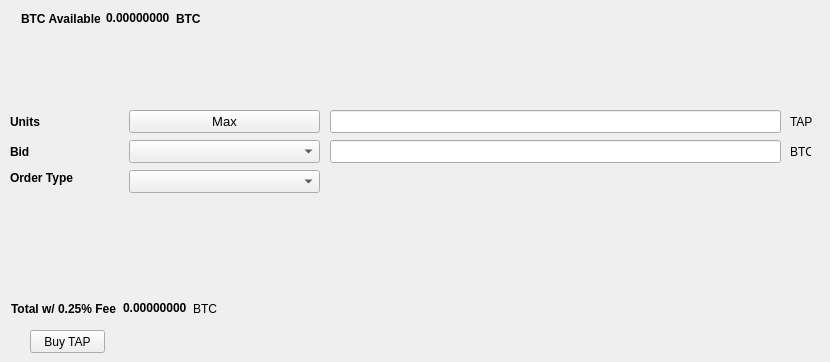
   <widget class="QWidget" name="BuyTab">
    <attribute name="title">
     <string>Buy</string>
    </attribute>
    <widget class="QPushButton" name="BuyTAP">
     <property name="geometry">
      <rect>
       <x>30</x>
       <y>330</y>
       <width>75</width>
       <height>23</height>
      </rect>
     </property>
     <property name="text">
      <string>Buy TAP</string>
     </property>
    </widget>
    <widget class="QLabel" name="label_3">
     <property name="geometry">
      <rect>
       <x>10</x>
       <y>110</y>
       <width>46</width>
       <height>23</height>
      </rect>
     </property>
     <property name="font">
      <font>
       <weight>75</weight>
       <bold>true</bold>
      </font>
     </property>
     <property name="text">
      <string>Units</string>
     </property>
    </widget>
    <widget class="QLineEdit" name="UnitsInput">
     <property name="geometry">
      <rect>
       <x>330</x>
       <y>110</y>
       <width>451</width>
       <height>23</height>
      </rect>
     </property>
     <property name="font">
      <font>
       <pointsize>9</pointsize>
       <weight>75</weight>
       <bold>true</bold>
      </font>
     </property>
    </widget>
    <widget class="QLineEdit" name="BuyBidPriceEdit">
     <property name="geometry">
      <rect>
       <x>330</x>
       <y>140</y>
       <width>451</width>
       <height>23</height>
      </rect>
     </property>
     <property name="font">
      <font>
       <pointsize>9</pointsize>
       <weight>75</weight>
       <bold>true</bold>
      </font>
     </property>
    </widget>
    <widget class="QLabel" name="label_4">
     <property name="geometry">
      <rect>
       <x>790</x>
       <y>110</y>
       <width>31</width>
       <height>23</height>
      </rect>
     </property>
     <property name="text">
      <string>TAP</string>
     </property>
    </widget>
    <widget class="QLabel" name="label_5">
     <property name="geometry">
      <rect>
       <x>790</x>
       <y>140</y>
       <width>21</width>
       <height>23</height>
      </rect>
     </property>
     <property name="text">
      <string>BTC</string>
     </property>
    </widget>
    <widget class="QLabel" name="label_6">
     <property name="geometry">
      <rect>
       <x>10</x>
       <y>140</y>
       <width>46</width>
       <height>23</height>
      </rect>
     </property>
     <property name="font">
      <font>
       <weight>75</weight>
       <bold>true</bold>
      </font>
     </property>
     <property name="text">
      <string>Bid</string>
     </property>
    </widget>
    <widget class="QLabel" name="label_7">
     <property name="geometry">
      <rect>
       <x>10</x>
       <y>170</y>
       <width>71</width>
       <height>16</height>
      </rect>
     </property>
     <property name="font">
      <font>
       <weight>75</weight>
       <bold>true</bold>
      </font>
     </property>
     <property name="text">
      <string>Order Type</string>
     </property>
    </widget>
    <widget class="QPushButton" name="Buy_Max_Amount">
     <property name="geometry">
      <rect>
       <x>129</x>
       <y>110</y>
       <width>191</width>
       <height>23</height>
      </rect>
     </property>
     <property name="font">
      <font>
       <pointsize>10</pointsize>
      </font>
     </property>
     <property name="text">
      <string>Max</string>
     </property>
    </widget>
    <widget class="QComboBox" name="BuyBidcomboBox">
     <property name="geometry">
      <rect>
       <x>129</x>
       <y>140</y>
       <width>191</width>
       <height>23</height>
      </rect>
     </property>
     <property name="font">
      <font>
       <pointsize>10</pointsize>
      </font>
     </property>
    </widget>
    <widget class="QComboBox" name="buyOrdertypeCombo">
     <property name="geometry">
      <rect>
       <x>129</x>
       <y>170</y>
       <width>191</width>
       <height>23</height>
      </rect>
     </property>
     <property name="font">
      <font>
       <pointsize>10</pointsize>
      </font>
     </property>
    </widget>
    <widget class="QWidget" name="layoutWidget">
     <property name="geometry">
      <rect>
       <x>21</x>
       <y>11</y>
       <width>180</width>
       <height>15</height>
      </rect>
     </property>
     <layout class="QHBoxLayout" name="horizontalLayout_3">
      <item>
       <widget class="QLabel" name="label232">
        <property name="font">
         <font>
          <weight>75</weight>
          <bold>true</bold>
         </font>
        </property>
        <property name="text">
         <string>BTC Available:</string>
        </property>
       </widget>
      </item>
      <item>
       <widget class="QLabel" name="BtcAvailableLbl">
        <property name="palette">
         <palette>
          <active>
           <colorrole role="WindowText">
            <brush brushstyle="SolidPattern">
             <color alpha="255">
              <red>0</red>
              <green>0</green>
              <blue>0</blue>
             </color>
            </brush>
           </colorrole>
           <colorrole role="Button">
            <brush brushstyle="SolidPattern">
             <color alpha="255">
              <red>0</red>
              <green>170</green>
              <blue>0</blue>
             </color>
            </brush>
           </colorrole>
           <colorrole role="Light">
            <brush brushstyle="SolidPattern">
             <color alpha="255">
              <red>0</red>
              <green>255</green>
              <blue>0</blue>
             </color>
            </brush>
           </colorrole>
           <colorrole role="Midlight">
            <brush brushstyle="SolidPattern">
             <color alpha="255">
              <red>0</red>
              <green>212</green>
              <blue>0</blue>
             </color>
            </brush>
           </colorrole>
           <colorrole role="Dark">
            <brush brushstyle="SolidPattern">
             <color alpha="255">
              <red>0</red>
              <green>85</green>
              <blue>0</blue>
             </color>
            </brush>
           </colorrole>
           <colorrole role="Mid">
            <brush brushstyle="SolidPattern">
             <color alpha="255">
              <red>0</red>
              <green>113</green>
              <blue>0</blue>
             </color>
            </brush>
           </colorrole>
           <colorrole role="Text">
            <brush brushstyle="SolidPattern">
             <color alpha="255">
              <red>0</red>
              <green>170</green>
              <blue>0</blue>
             </color>
            </brush>
           </colorrole>
           <colorrole role="BrightText">
            <brush brushstyle="SolidPattern">
             <color alpha="255">
              <red>255</red>
              <green>255</green>
              <blue>255</blue>
             </color>
            </brush>
           </colorrole>
           <colorrole role="ButtonText">
            <brush brushstyle="SolidPattern">
             <color alpha="255">
              <red>0</red>
              <green>0</green>
              <blue>0</blue>
             </color>
            </brush>
           </colorrole>
           <colorrole role="Base">
            <brush brushstyle="SolidPattern">
             <color alpha="255">
              <red>255</red>
              <green>255</green>
              <blue>255</blue>
             </color>
            </brush>
           </colorrole>
           <colorrole role="Window">
            <brush brushstyle="SolidPattern">
             <color alpha="255">
              <red>0</red>
              <green>170</green>
              <blue>0</blue>
             </color>
            </brush>
           </colorrole>
           <colorrole role="Shadow">
            <brush brushstyle="SolidPattern">
             <color alpha="255">
              <red>0</red>
              <green>0</green>
              <blue>0</blue>
             </color>
            </brush>
           </colorrole>
           <colorrole role="AlternateBase">
            <brush brushstyle="SolidPattern">
             <color alpha="255">
              <red>127</red>
              <green>212</green>
              <blue>127</blue>
             </color>
            </brush>
           </colorrole>
           <colorrole role="ToolTipBase">
            <brush brushstyle="SolidPattern">
             <color alpha="255">
              <red>255</red>
              <green>255</green>
              <blue>220</blue>
             </color>
            </brush>
           </colorrole>
           <colorrole role="ToolTipText">
            <brush brushstyle="SolidPattern">
             <color alpha="255">
              <red>0</red>
              <green>0</green>
              <blue>0</blue>
             </color>
            </brush>
           </colorrole>
          </active>
          <inactive>
           <colorrole role="WindowText">
            <brush brushstyle="SolidPattern">
             <color alpha="255">
              <red>0</red>
              <green>0</green>
              <blue>0</blue>
             </color>
            </brush>
           </colorrole>
           <colorrole role="Button">
            <brush brushstyle="SolidPattern">
             <color alpha="255">
              <red>0</red>
              <green>170</green>
              <blue>0</blue>
             </color>
            </brush>
           </colorrole>
           <colorrole role="Light">
            <brush brushstyle="SolidPattern">
             <color alpha="255">
              <red>0</red>
              <green>255</green>
              <blue>0</blue>
             </color>
            </brush>
           </colorrole>
           <colorrole role="Midlight">
            <brush brushstyle="SolidPattern">
             <color alpha="255">
              <red>0</red>
              <green>212</green>
              <blue>0</blue>
             </color>
            </brush>
           </colorrole>
           <colorrole role="Dark">
            <brush brushstyle="SolidPattern">
             <color alpha="255">
              <red>0</red>
              <green>85</green>
              <blue>0</blue>
             </color>
            </brush>
           </colorrole>
           <colorrole role="Mid">
            <brush brushstyle="SolidPattern">
             <color alpha="255">
              <red>0</red>
              <green>113</green>
              <blue>0</blue>
             </color>
            </brush>
           </colorrole>
           <colorrole role="Text">
            <brush brushstyle="SolidPattern">
             <color alpha="255">
              <red>0</red>
              <green>170</green>
              <blue>0</blue>
             </color>
            </brush>
           </colorrole>
           <colorrole role="BrightText">
            <brush brushstyle="SolidPattern">
             <color alpha="255">
              <red>255</red>
              <green>255</green>
              <blue>255</blue>
             </color>
            </brush>
           </colorrole>
           <colorrole role="ButtonText">
            <brush brushstyle="SolidPattern">
             <color alpha="255">
              <red>0</red>
              <green>0</green>
              <blue>0</blue>
             </color>
            </brush>
           </colorrole>
           <colorrole role="Base">
            <brush brushstyle="SolidPattern">
             <color alpha="255">
              <red>255</red>
              <green>255</green>
              <blue>255</blue>
             </color>
            </brush>
           </colorrole>
           <colorrole role="Window">
            <brush brushstyle="SolidPattern">
             <color alpha="255">
              <red>0</red>
              <green>170</green>
              <blue>0</blue>
             </color>
            </brush>
           </colorrole>
           <colorrole role="Shadow">
            <brush brushstyle="SolidPattern">
             <color alpha="255">
              <red>0</red>
              <green>0</green>
              <blue>0</blue>
             </color>
            </brush>
           </colorrole>
           <colorrole role="AlternateBase">
            <brush brushstyle="SolidPattern">
             <color alpha="255">
              <red>127</red>
              <green>212</green>
              <blue>127</blue>
             </color>
            </brush>
           </colorrole>
           <colorrole role="ToolTipBase">
            <brush brushstyle="SolidPattern">
             <color alpha="255">
              <red>255</red>
              <green>255</green>
              <blue>220</blue>
             </color>
            </brush>
           </colorrole>
           <colorrole role="ToolTipText">
            <brush brushstyle="SolidPattern">
             <color alpha="255">
              <red>0</red>
              <green>0</green>
              <blue>0</blue>
             </color>
            </brush>
           </colorrole>
          </inactive>
          <disabled>
           <colorrole role="WindowText">
            <brush brushstyle="SolidPattern">
             <color alpha="255">
              <red>0</red>
              <green>85</green>
              <blue>0</blue>
             </color>
            </brush>
           </colorrole>
           <colorrole role="Button">
            <brush brushstyle="SolidPattern">
             <color alpha="255">
              <red>0</red>
              <green>170</green>
              <blue>0</blue>
             </color>
            </brush>
           </colorrole>
           <colorrole role="Light">
            <brush brushstyle="SolidPattern">
             <color alpha="255">
              <red>0</red>
              <green>255</green>
              <blue>0</blue>
             </color>
            </brush>
           </colorrole>
           <colorrole role="Midlight">
            <brush brushstyle="SolidPattern">
             <color alpha="255">
              <red>0</red>
              <green>212</green>
              <blue>0</blue>
             </color>
            </brush>
           </colorrole>
           <colorrole role="Dark">
            <brush brushstyle="SolidPattern">
             <color alpha="255">
              <red>0</red>
              <green>85</green>
              <blue>0</blue>
             </color>
            </brush>
           </colorrole>
           <colorrole role="Mid">
            <brush brushstyle="SolidPattern">
             <color alpha="255">
              <red>0</red>
              <green>113</green>
              <blue>0</blue>
             </color>
            </brush>
           </colorrole>
           <colorrole role="Text">
            <brush brushstyle="SolidPattern">
             <color alpha="255">
              <red>0</red>
              <green>85</green>
              <blue>0</blue>
             </color>
            </brush>
           </colorrole>
           <colorrole role="BrightText">
            <brush brushstyle="SolidPattern">
             <color alpha="255">
              <red>255</red>
              <green>255</green>
              <blue>255</blue>
             </color>
            </brush>
           </colorrole>
           <colorrole role="ButtonText">
            <brush brushstyle="SolidPattern">
             <color alpha="255">
              <red>0</red>
              <green>85</green>
              <blue>0</blue>
             </color>
            </brush>
           </colorrole>
           <colorrole role="Base">
            <brush brushstyle="SolidPattern">
             <color alpha="255">
              <red>0</red>
              <green>170</green>
              <blue>0</blue>
             </color>
            </brush>
           </colorrole>
           <colorrole role="Window">
            <brush brushstyle="SolidPattern">
             <color alpha="255">
              <red>0</red>
              <green>170</green>
              <blue>0</blue>
             </color>
            </brush>
           </colorrole>
           <colorrole role="Shadow">
            <brush brushstyle="SolidPattern">
             <color alpha="255">
              <red>0</red>
              <green>0</green>
              <blue>0</blue>
             </color>
            </brush>
           </colorrole>
           <colorrole role="AlternateBase">
            <brush brushstyle="SolidPattern">
             <color alpha="255">
              <red>0</red>
              <green>170</green>
              <blue>0</blue>
             </color>
            </brush>
           </colorrole>
           <colorrole role="ToolTipBase">
            <brush brushstyle="SolidPattern">
             <color alpha="255">
              <red>255</red>
              <green>255</green>
              <blue>220</blue>
             </color>
            </brush>
           </colorrole>
           <colorrole role="ToolTipText">
            <brush brushstyle="SolidPattern">
             <color alpha="255">
              <red>0</red>
              <green>0</green>
              <blue>0</blue>
             </color>
            </brush>
           </colorrole>
          </disabled>
         </palette>
        </property>
        <property name="font">
         <font>
          <weight>75</weight>
          <bold>true</bold>
         </font>
        </property>
        <property name="text">
         <string>0.00000000</string>
        </property>
        <property name="textInteractionFlags">
         <set>Qt::LinksAccessibleByMouse|Qt::TextSelectableByKeyboard|Qt::TextSelectableByMouse</set>
        </property>
       </widget>
      </item>
      <item>
       <widget class="QLabel" name="BtcAvailableLbl_2">
        <property name="font">
         <font>
          <weight>75</weight>
          <bold>true</bold>
         </font>
        </property>
        <property name="text">
         <string>BTC</string>
        </property>
       </widget>
      </item>
     </layout>
    </widget>
    <widget class="QWidget" name="layoutWidget">
     <property name="geometry">
      <rect>
       <x>11</x>
       <y>301</y>
       <width>209</width>
       <height>15</height>
      </rect>
     </property>
     <layout class="QHBoxLayout" name="horizontalLayout_4">
      <item>
       <widget class="QLabel" name="label_9">
        <property name="font">
         <font>
          <weight>75</weight>
          <bold>true</bold>
         </font>
        </property>
        <property name="text">
         <string>Total w/ 0.25% Fee</string>
        </property>
       </widget>
      </item>
      <item>
       <widget class="QLabel" name="BuyCostLabel">
        <property name="palette">
         <palette>
          <active>
           <colorrole role="WindowText">
            <brush brushstyle="SolidPattern">
             <color alpha="255">
              <red>0</red>
              <green>0</green>
              <blue>0</blue>
             </color>
            </brush>
           </colorrole>
           <colorrole role="Button">
            <brush brushstyle="SolidPattern">
             <color alpha="255">
              <red>0</red>
              <green>170</green>
              <blue>0</blue>
             </color>
            </brush>
           </colorrole>
           <colorrole role="Light">
            <brush brushstyle="SolidPattern">
             <color alpha="255">
              <red>0</red>
              <green>255</green>
              <blue>0</blue>
             </color>
            </brush>
           </colorrole>
           <colorrole role="Midlight">
            <brush brushstyle="SolidPattern">
             <color alpha="255">
              <red>0</red>
              <green>212</green>
              <blue>0</blue>
             </color>
            </brush>
           </colorrole>
           <colorrole role="Dark">
            <brush brushstyle="SolidPattern">
             <color alpha="255">
              <red>0</red>
              <green>85</green>
              <blue>0</blue>
             </color>
            </brush>
           </colorrole>
           <colorrole role="Mid">
            <brush brushstyle="SolidPattern">
             <color alpha="255">
              <red>0</red>
              <green>113</green>
              <blue>0</blue>
             </color>
            </brush>
           </colorrole>
           <colorrole role="Text">
            <brush brushstyle="SolidPattern">
             <color alpha="255">
              <red>0</red>
              <green>170</green>
              <blue>0</blue>
             </color>
            </brush>
           </colorrole>
           <colorrole role="BrightText">
            <brush brushstyle="SolidPattern">
             <color alpha="255">
              <red>255</red>
              <green>255</green>
              <blue>255</blue>
             </color>
            </brush>
           </colorrole>
           <colorrole role="ButtonText">
            <brush brushstyle="SolidPattern">
             <color alpha="255">
              <red>0</red>
              <green>0</green>
              <blue>0</blue>
             </color>
            </brush>
           </colorrole>
           <colorrole role="Base">
            <brush brushstyle="SolidPattern">
             <color alpha="255">
              <red>255</red>
              <green>255</green>
              <blue>255</blue>
             </color>
            </brush>
           </colorrole>
           <colorrole role="Window">
            <brush brushstyle="SolidPattern">
             <color alpha="255">
              <red>0</red>
              <green>170</green>
              <blue>0</blue>
             </color>
            </brush>
           </colorrole>
           <colorrole role="Shadow">
            <brush brushstyle="SolidPattern">
             <color alpha="255">
              <red>0</red>
              <green>0</green>
              <blue>0</blue>
             </color>
            </brush>
           </colorrole>
           <colorrole role="AlternateBase">
            <brush brushstyle="SolidPattern">
             <color alpha="255">
              <red>127</red>
              <green>212</green>
              <blue>127</blue>
             </color>
            </brush>
           </colorrole>
           <colorrole role="ToolTipBase">
            <brush brushstyle="SolidPattern">
             <color alpha="255">
              <red>255</red>
              <green>255</green>
              <blue>220</blue>
             </color>
            </brush>
           </colorrole>
           <colorrole role="ToolTipText">
            <brush brushstyle="SolidPattern">
             <color alpha="255">
              <red>0</red>
              <green>0</green>
              <blue>0</blue>
             </color>
            </brush>
           </colorrole>
          </active>
          <inactive>
           <colorrole role="WindowText">
            <brush brushstyle="SolidPattern">
             <color alpha="255">
              <red>0</red>
              <green>0</green>
              <blue>0</blue>
             </color>
            </brush>
           </colorrole>
           <colorrole role="Button">
            <brush brushstyle="SolidPattern">
             <color alpha="255">
              <red>0</red>
              <green>170</green>
              <blue>0</blue>
             </color>
            </brush>
           </colorrole>
           <colorrole role="Light">
            <brush brushstyle="SolidPattern">
             <color alpha="255">
              <red>0</red>
              <green>255</green>
              <blue>0</blue>
             </color>
            </brush>
           </colorrole>
           <colorrole role="Midlight">
            <brush brushstyle="SolidPattern">
             <color alpha="255">
              <red>0</red>
              <green>212</green>
              <blue>0</blue>
             </color>
            </brush>
           </colorrole>
           <colorrole role="Dark">
            <brush brushstyle="SolidPattern">
             <color alpha="255">
              <red>0</red>
              <green>85</green>
              <blue>0</blue>
             </color>
            </brush>
           </colorrole>
           <colorrole role="Mid">
            <brush brushstyle="SolidPattern">
             <color alpha="255">
              <red>0</red>
              <green>113</green>
              <blue>0</blue>
             </color>
            </brush>
           </colorrole>
           <colorrole role="Text">
            <brush brushstyle="SolidPattern">
             <color alpha="255">
              <red>0</red>
              <green>170</green>
              <blue>0</blue>
             </color>
            </brush>
           </colorrole>
           <colorrole role="BrightText">
            <brush brushstyle="SolidPattern">
             <color alpha="255">
              <red>255</red>
              <green>255</green>
              <blue>255</blue>
             </color>
            </brush>
           </colorrole>
           <colorrole role="ButtonText">
            <brush brushstyle="SolidPattern">
             <color alpha="255">
              <red>0</red>
              <green>0</green>
              <blue>0</blue>
             </color>
            </brush>
           </colorrole>
           <colorrole role="Base">
            <brush brushstyle="SolidPattern">
             <color alpha="255">
              <red>255</red>
              <green>255</green>
              <blue>255</blue>
             </color>
            </brush>
           </colorrole>
           <colorrole role="Window">
            <brush brushstyle="SolidPattern">
             <color alpha="255">
              <red>0</red>
              <green>170</green>
              <blue>0</blue>
             </color>
            </brush>
           </colorrole>
           <colorrole role="Shadow">
            <brush brushstyle="SolidPattern">
             <color alpha="255">
              <red>0</red>
              <green>0</green>
              <blue>0</blue>
             </color>
            </brush>
           </colorrole>
           <colorrole role="AlternateBase">
            <brush brushstyle="SolidPattern">
             <color alpha="255">
              <red>127</red>
              <green>212</green>
              <blue>127</blue>
             </color>
            </brush>
           </colorrole>
           <colorrole role="ToolTipBase">
            <brush brushstyle="SolidPattern">
             <color alpha="255">
              <red>255</red>
              <green>255</green>
              <blue>220</blue>
             </color>
            </brush>
           </colorrole>
           <colorrole role="ToolTipText">
            <brush brushstyle="SolidPattern">
             <color alpha="255">
              <red>0</red>
              <green>0</green>
              <blue>0</blue>
             </color>
            </brush>
           </colorrole>
          </inactive>
          <disabled>
           <colorrole role="WindowText">
            <brush brushstyle="SolidPattern">
             <color alpha="255">
              <red>0</red>
              <green>85</green>
              <blue>0</blue>
             </color>
            </brush>
           </colorrole>
           <colorrole role="Button">
            <brush brushstyle="SolidPattern">
             <color alpha="255">
              <red>0</red>
              <green>170</green>
              <blue>0</blue>
             </color>
            </brush>
           </colorrole>
           <colorrole role="Light">
            <brush brushstyle="SolidPattern">
             <color alpha="255">
              <red>0</red>
              <green>255</green>
              <blue>0</blue>
             </color>
            </brush>
           </colorrole>
           <colorrole role="Midlight">
            <brush brushstyle="SolidPattern">
             <color alpha="255">
              <red>0</red>
              <green>212</green>
              <blue>0</blue>
             </color>
            </brush>
           </colorrole>
           <colorrole role="Dark">
            <brush brushstyle="SolidPattern">
             <color alpha="255">
              <red>0</red>
              <green>85</green>
              <blue>0</blue>
             </color>
            </brush>
           </colorrole>
           <colorrole role="Mid">
            <brush brushstyle="SolidPattern">
             <color alpha="255">
              <red>0</red>
              <green>113</green>
              <blue>0</blue>
             </color>
            </brush>
           </colorrole>
           <colorrole role="Text">
            <brush brushstyle="SolidPattern">
             <color alpha="255">
              <red>0</red>
              <green>85</green>
              <blue>0</blue>
             </color>
            </brush>
           </colorrole>
           <colorrole role="BrightText">
            <brush brushstyle="SolidPattern">
             <color alpha="255">
              <red>255</red>
              <green>255</green>
              <blue>255</blue>
             </color>
            </brush>
           </colorrole>
           <colorrole role="ButtonText">
            <brush brushstyle="SolidPattern">
             <color alpha="255">
              <red>0</red>
              <green>85</green>
              <blue>0</blue>
             </color>
            </brush>
           </colorrole>
           <colorrole role="Base">
            <brush brushstyle="SolidPattern">
             <color alpha="255">
              <red>0</red>
              <green>170</green>
              <blue>0</blue>
             </color>
            </brush>
           </colorrole>
           <colorrole role="Window">
            <brush brushstyle="SolidPattern">
             <color alpha="255">
              <red>0</red>
              <green>170</green>
              <blue>0</blue>
             </color>
            </brush>
           </colorrole>
           <colorrole role="Shadow">
            <brush brushstyle="SolidPattern">
             <color alpha="255">
              <red>0</red>
              <green>0</green>
              <blue>0</blue>
             </color>
            </brush>
           </colorrole>
           <colorrole role="AlternateBase">
            <brush brushstyle="SolidPattern">
             <color alpha="255">
              <red>0</red>
              <green>170</green>
              <blue>0</blue>
             </color>
            </brush>
           </colorrole>
           <colorrole role="ToolTipBase">
            <brush brushstyle="SolidPattern">
             <color alpha="255">
              <red>255</red>
              <green>255</green>
              <blue>220</blue>
             </color>
            </brush>
           </colorrole>
           <colorrole role="ToolTipText">
            <brush brushstyle="SolidPattern">
             <color alpha="255">
              <red>0</red>
              <green>0</green>
              <blue>0</blue>
             </color>
            </brush>
           </colorrole>
          </disabled>
         </palette>
        </property>
        <property name="font">
         <font>
          <weight>75</weight>
          <bold>true</bold>
         </font>
        </property>
        <property name="autoFillBackground">
         <bool>false</bool>
        </property>
        <property name="text">
         <string>0.00000000</string>
        </property>
        <property name="textInteractionFlags">
         <set>Qt::LinksAccessibleByMouse|Qt::TextSelectableByMouse</set>
        </property>
       </widget>
      </item>
      <item>
       <widget class="QLabel" name="label_10">
        <property name="font">
         <font>
          <weight>50</weight>
          <bold>false</bold>
         </font>
        </property>
        <property name="text">
         <string>BTC</string>
        </property>
       </widget>
      </item>
     </layout>
    </widget>
   </widget>
